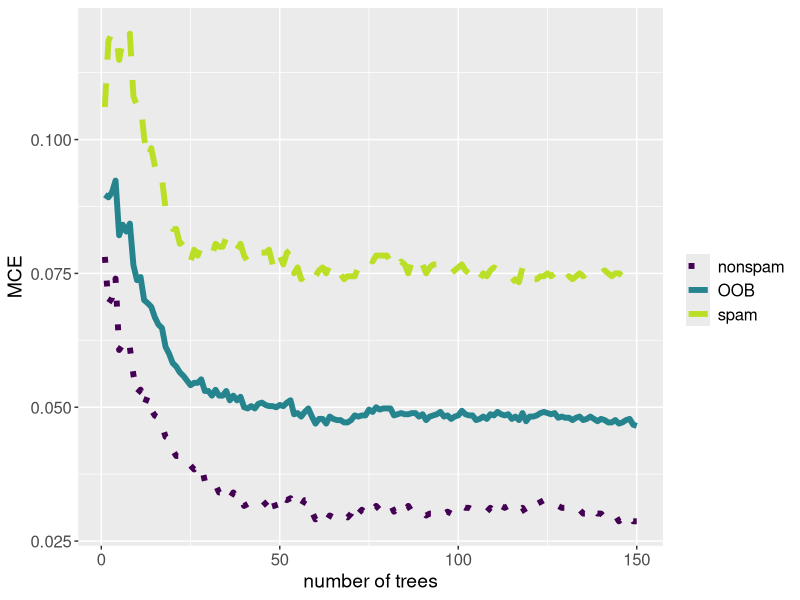
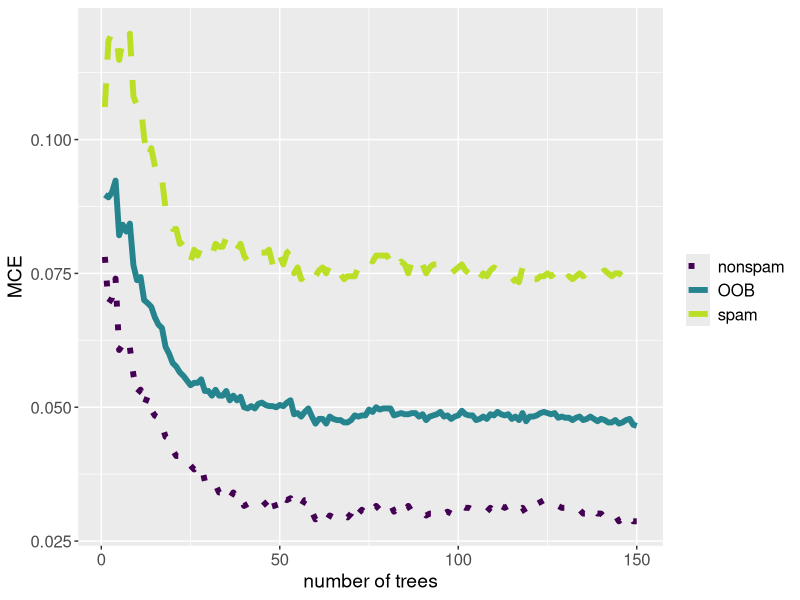

Source code (R) for these figures, in order:
# visualizes a potential use case of OOB errors: plots OOB errors for different classes of spam.
# PREREQ -----------------------------------------------------------------------

library(knitr)
library(ggplot2)
library(randomForest)
library(kernlab)
library(tidyverse)

options(digits = 3, 
        width = 65, 
        str = strOptions(strict.width = "cut", vec.len = 3))

# DATA -------------------------------------------------------------------------

set.seed(600000)

data(spam)
model = randomForest(type ~., data = spam, ntree = 150, proximity = TRUE)

# PLOT -------------------------------------------------------------------------

plot_data <- data.frame(model$err.rate, iter = seq_len(nrow(model$err.rate))) %>%
  gather(key = "error.type", value = "error.measured", -iter)

ggplot(plot_data, mapping = aes(x = iter, y = error.measured, color = error.type, linetype = error.type)) +
  geom_line(size = 2) +
  scale_color_viridis_d(end = .9) +
  scale_linetype_manual(values = c("nonspam" = "dotted", "OOB" = "solid", "spam" = "dashed")) +
  xlab("number of trees") +
  ylab("MCE") +
  labs(color = "", linetype = "") +
  theme(axis.text = element_text(size = 12),
        axis.title = element_text(size = 14),
        legend.text = element_text(size = 12),
        legend.title = element_text(size = 14))
ggsave("../figure/forest-oob.pdf", width = 8, height = 4.5)
